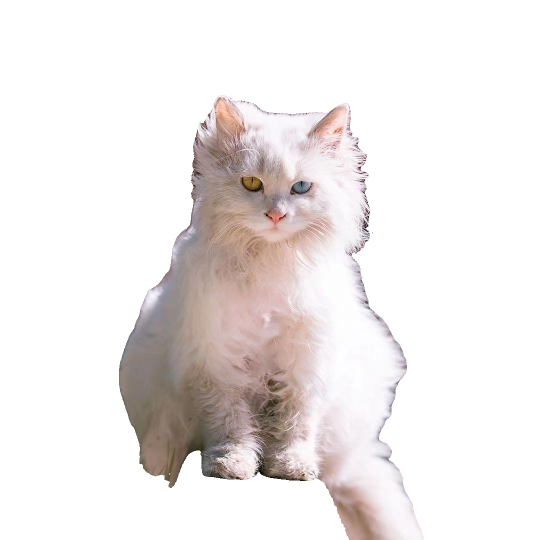
#> input picture CV02_siteProtection/test_imgs/cutouts.jpg, 1080 x 1080 px, given in place of IMG_4903.JPG, which was not available (shown at 1/2 size)
$ jupyter execute --allow-errors '脚本02_cvAddWeighted.ipynb'
#> lines starting #> are read from the running program, lines starting #| are printed output that depends on the picture; pictures that were not available may be replaced by others from this repository, and a replacement may not be noted
[cell 1]
import cv2 as cv
import numpy as np
import matplotlib.pyplot as plt

[cell 2]
path_background = './test_imgs/IMG_4903.JPG'
path_cat = './test_imgs/great_cat.jpg'

[cell 3]
img_background = cv.imread(path_background)
#> img_background is the input picture: shape (1080, 1080, 3); mean B, G, R 231.9, 232.8, 237.5
img_cat = cv.imread(path_cat)
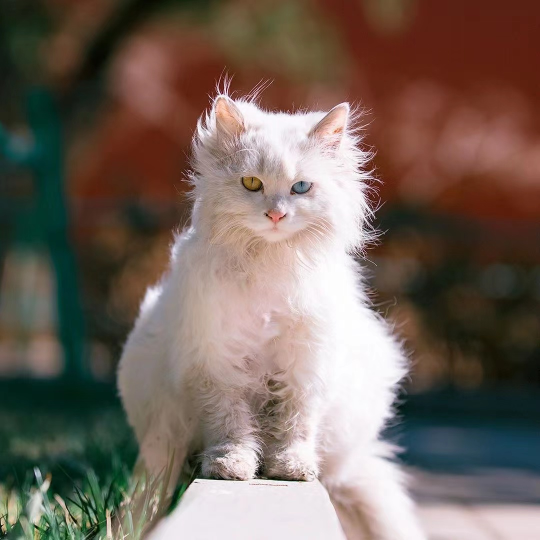
#> input picture CV02_siteProtection/test_imgs/great_cat.jpg, 1080 x 1080 px (shown at 1/2 size)
#> img_cat is the input picture: shape (1080, 1080, 3); mean B, G, R 92.2, 101.7, 116.3
img_cat_resized = cv.resize(img_cat, (500, 500))
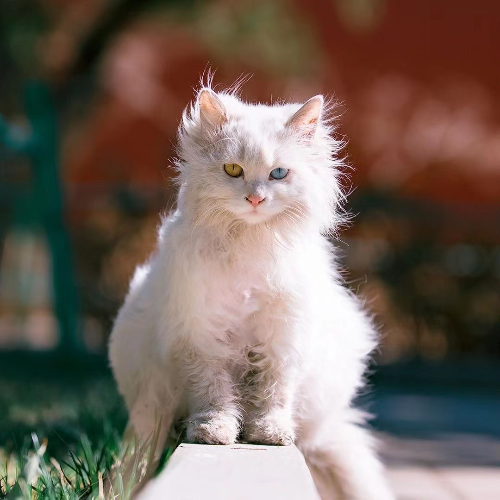
#> img_cat_resized: shape (500, 500, 3); mean B, G, R 92.1, 101.6, 116.2
img_background_copy = img_background.copy()
#> (the rest of this cell did not finish here and is left out)

[cell 4]
def addWeights_LimgAddSimg(largeImg, alpha, smallImg, beta, gamma=0, TopLeftPos=(0, 0)):
#> called with alpha = 0.5, beta = 0.7, gamma = 0, TopLeftPos = (2500, 2500)
    large_W, large_H = largeImg.shape[1::-1]
#> large_W = 1080; large_H = 1080
    small_W, small_H = smallImg.shape[1::-1]
#> small_W = 1080; small_H = 1080
    x, y = TopLeftPos
    if large_W < small_W or large_H < small_H:
        raise ValueError(f"{largeImg}'size must more than {smallImg}'size")
    else:
        largeImg_copy = largeImg.copy()
        if x + small_W >= large_W:
            x = large_W - small_W
#> x = 0
        if y + small_H >= large_H:
            y = large_H - small_H
#> y = 0
        temp_largeImg = largeImg_copy[y:y + small_H, x:x + small_W]
        temp_img = cv.addWeighted(temp_largeImg, alpha, smallImg, beta, gamma)
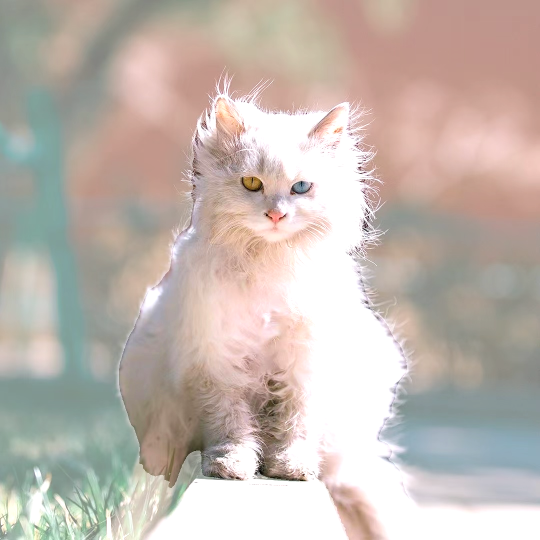
#> temp_img: shape (1080, 1080, 3) (shown at 1/2 size); mean B, G, R 175.5, 183, 194.3
        largeImg_copy[y:y + small_H, x:x + small_W] = temp_img
    return largeImg_copy

[cell 5]
img_addWeighted = addWeights_LimgAddSimg(img_background, 0.5, img_cat, 0.7, 0, (2500, 2500))

[cell 6]
plt.imshow(cv.cvtColor(img_addWeighted, cv.COLOR_BGR2RGB))
